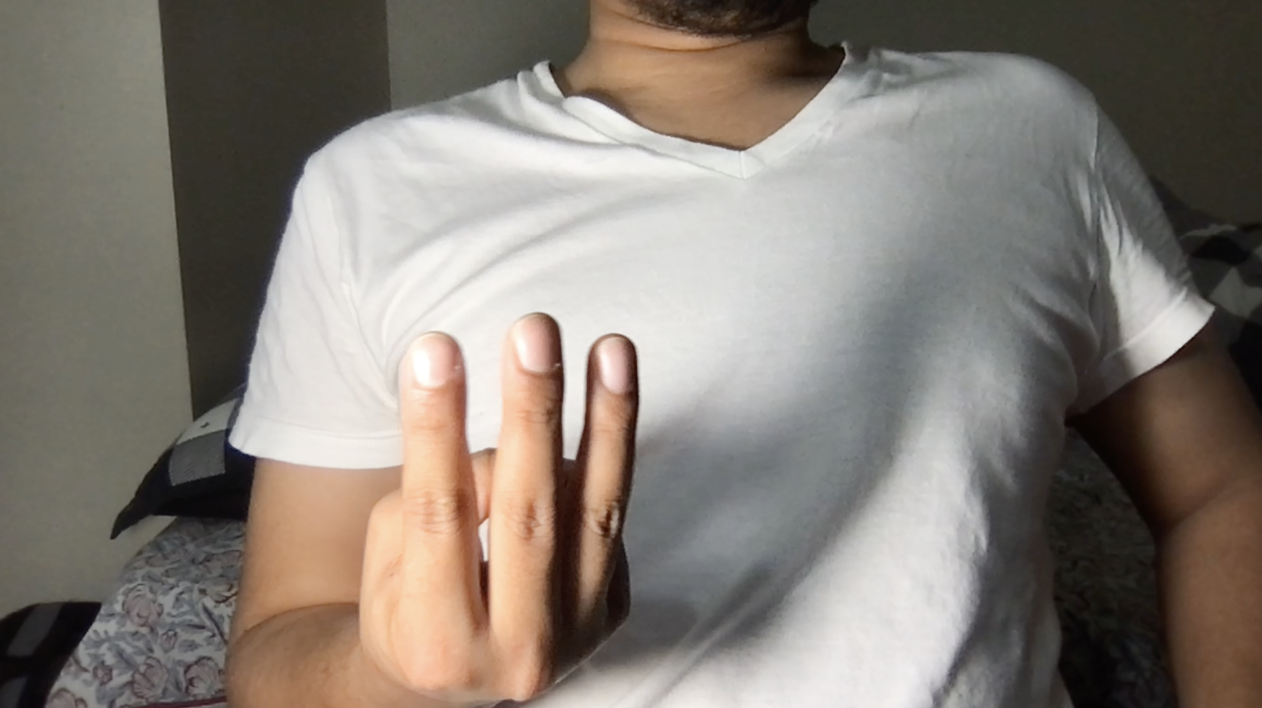
#> input picture W/Screenshot 2026-11-03 at 21.44.26.png, 2524 x 1416 px (shown at 1/2 size)
$ python -i preprocess.py   (imports and definitions only)
#> lines starting #> are read from the running program, lines starting #| are printed output that depends on the picture
#> further down, picture is the input picture: shape (1416, 2524, 3); mean B, G, R 117.3, 125.2, 133.1
"""
Preprocessing experiments for two-handed sign recognition (noisy backgrounds).

Usage:
    pip install opencv-python mediapipe numpy
    python preprocess_experiments.py --input dataset/ --output out/ --pipelines all --preview

Input layout:   dataset/<CLASS>/image.jpg   (or a flat folder -> label "unlabeled")
Output layout:  out/<pipeline>/<CLASS>/image.png, out/overlay/..., out/preview/...,
                out/failures.csv, out/landmarks.csv (P9)

Pipelines
    P0  baseline: grayscale + resize (no segmentation)
    P1  author's: HSV threshold -> blur -> largest contour -> median/morph (silhouette)
    P2  author's + Canny
    P3  CLAHE -> MediaPipe crop -> grayscale                 (cheap background removal)
    P4  hull+GrabCut+adaptive-skin mask -> CLAHE -> masked RGB
    P5  binary silhouette from the same mask
    P6  Canny edges restricted to the mask (no boundary artifact)
    P7  3-channel stack: [masked gray, edges, mask]
    P8  landmark skeleton on a black canvas
    P9  normalised landmark coordinates (CSV, for an MLP/SVM; no image)

Note: uses the legacy mediapipe `mp.solutions.hands` API (works on mediapipe 0.10.x).
"""
import argparse
import csv
from pathlib import Path
from types import SimpleNamespace

import cv2
import mediapipe as mp
import numpy as np

IMG_EXT = {".jpg", ".jpeg", ".png", ".bmp", ".webp"}
HAND_CONNECTIONS = list(mp.solutions.hands.HAND_CONNECTIONS)


# ----------------------------------------------------------------------------
# Lighting / enhancement
# ----------------------------------------------------------------------------
def clahe_lab(img, clip=2.0):
#> called with clip = 2
    lab = cv2.cvtColor(img, cv2.COLOR_BGR2LAB)
#> lab: shape (1416, 2524, 3); mean of channels 0, 1, 2 132.1, 129.8, 133.6
    l, a, b = cv2.split(lab)
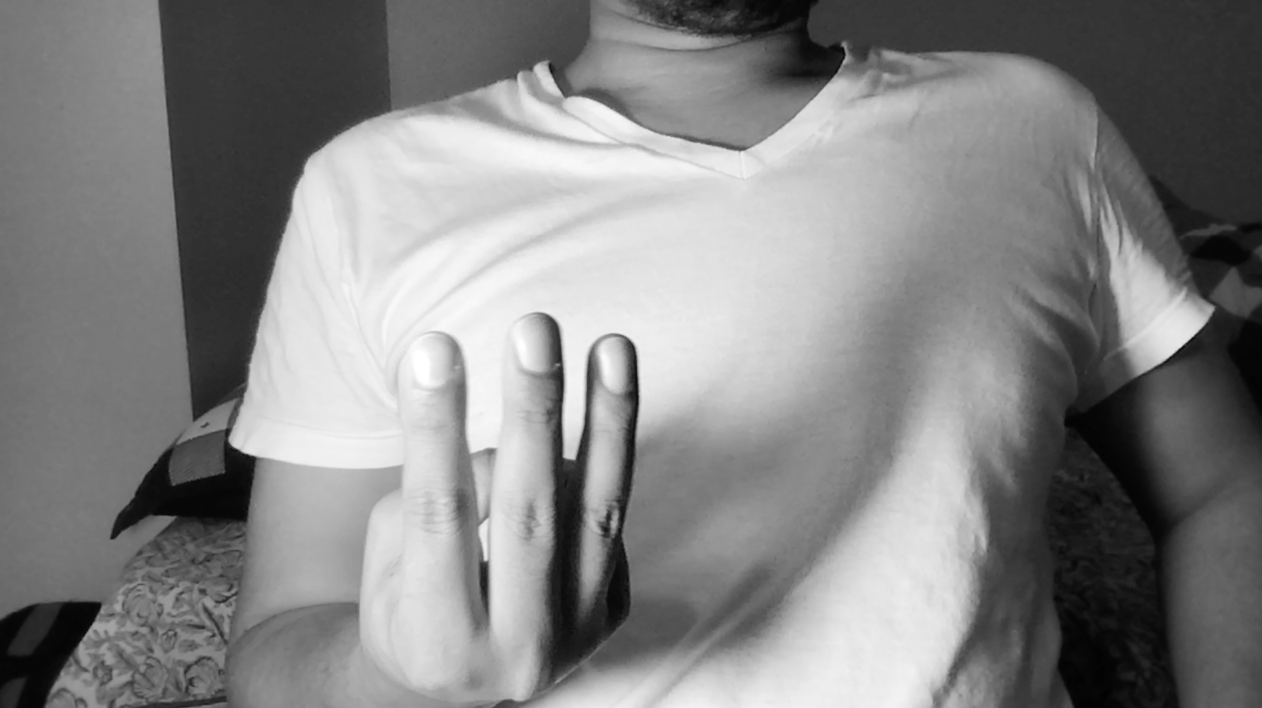
#> l: shape (1416, 2524) (shown at 1/2 size); min 1, max 255, mean 132.1
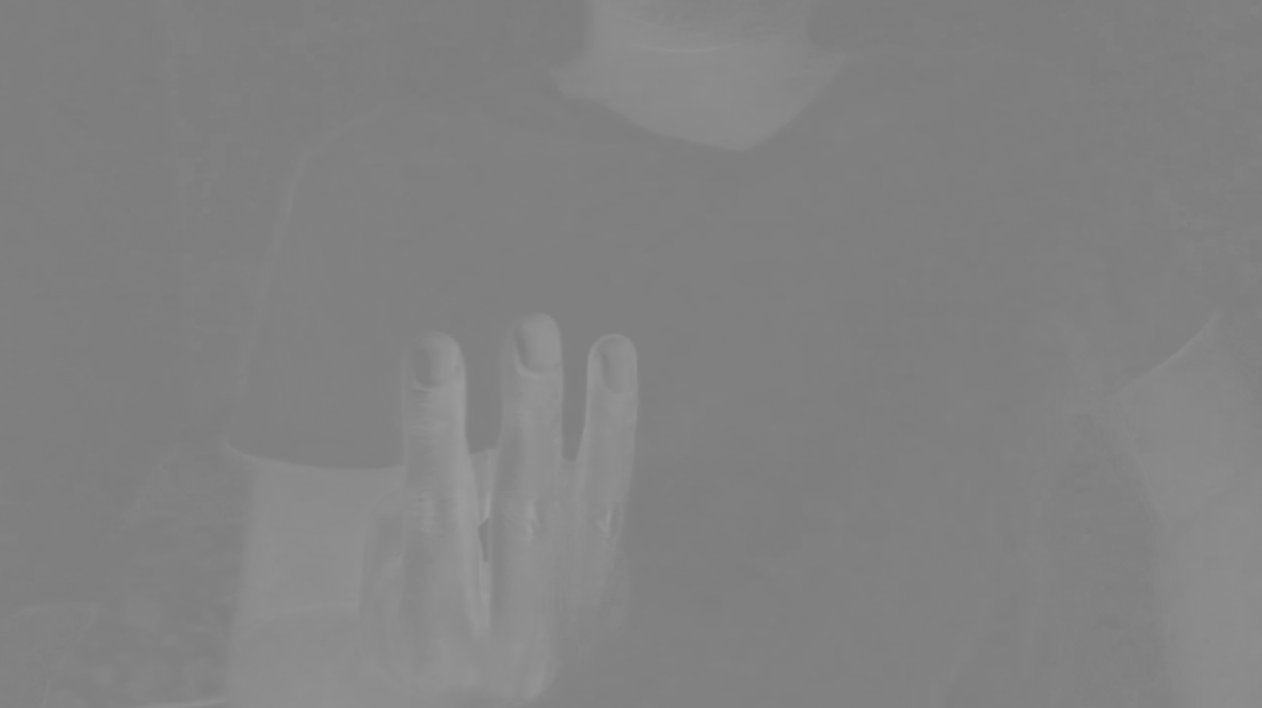
#> a: shape (1416, 2524) (shown at 1/2 size); min 124, max 158, mean 129.8
    l = cv2.createCLAHE(clipLimit=clip, tileGridSize=(8, 8)).apply(l)
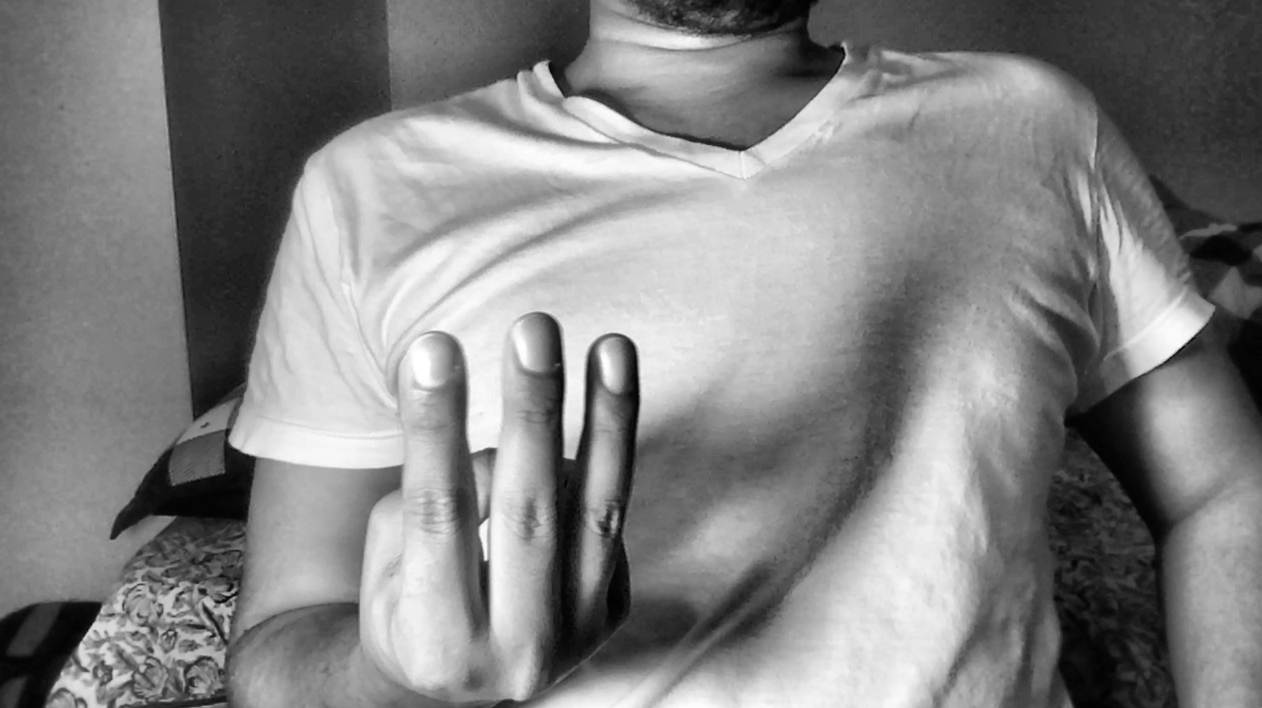
#> l: shape (1416, 2524) (shown at 1/2 size); min 1, max 255, mean 130.5
    return cv2.cvtColor(cv2.merge((l, a, b)), cv2.COLOR_LAB2BGR)
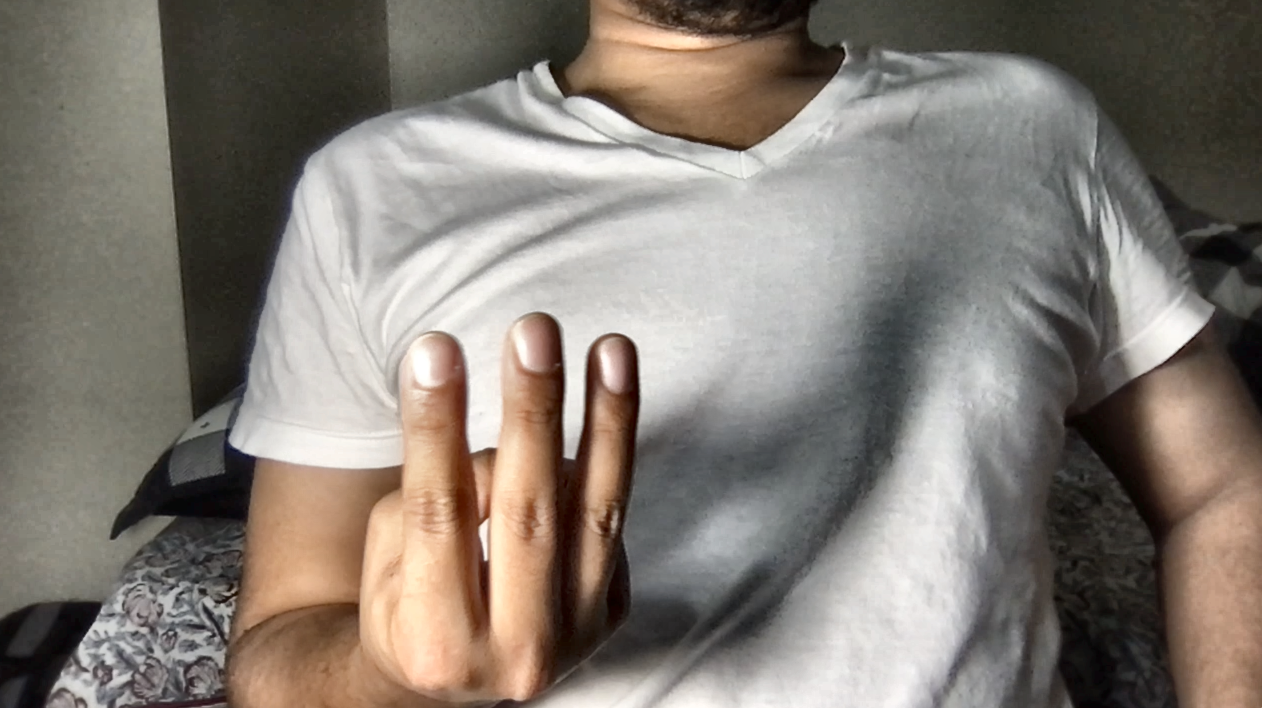
#> returned value: shape (1416, 2524, 3) (shown at 1/2 size); mean B, G, R 115.5, 123.5, 131.3


def gamma_correct(img, g):
    table = np.array([(i / 255.0) ** (1.0 / g) * 255 for i in range(256)], np.uint8)
    return cv2.LUT(img, table)


def for_detection(img):
    """Enhanced COPY used only to help MediaPipe find hands in dark/blurry frames."""
    out = clahe_lab(img)
    if out.mean() < 80:
        out = gamma_correct(out, 1.6)
    return out


# [33 lines left out: functions limit_side, make_detector, detect_hands, not called in this run]


# ----------------------------------------------------------------------------
# Mask building: hull + GrabCut + adaptive skin
# ----------------------------------------------------------------------------
def ellipse(k):
    k = max(3, int(k)) | 1
    return cv2.getStructuringElement(cv2.MORPH_ELLIPSE, (k, k))


# [99 lines left out: functions hull_masks, adaptive_skin, run_grabcut, keep_largest, build_mask, get_box and 2 more, not called in this run]


# ----------------------------------------------------------------------------
# Pipelines
# ----------------------------------------------------------------------------
def p0_baseline(img, size):
    g = cv2.cvtColor(img, cv2.COLOR_BGR2GRAY)
    return cv2.resize(g, (size, size), interpolation=cv2.INTER_AREA)


# [28 lines left out: functions author_hsv, p3_crop_gray, not called in this run]


def p4_masked_rgb(c):
    return square_resize(c.masked, c.box, c.size)


def p5_silhouette(c):
    s = square_resize(c.mask, c.box, c.size)
    return (s > 127).astype(np.uint8) * 255


# [5 lines left out: function edges_in_mask, not called in this run]


def p6_edges(c):
    return square_resize(edges_in_mask(c), c.box, c.size, cv2.INTER_NEAREST)


# [29 lines left out: functions p7_stack, p8_skeleton, landmark_features, not called in this run]


# name -> (function, needs_detection, folder name)
PIPELINES = {
    "P0": (lambda img, c, s: p0_baseline(img, s), False, "P0_baseline_gray"),
    "P1": (lambda img, c, s: author_hsv(img, s), False, "P1_author_hsv"),
    "P2": (lambda img, c, s: author_hsv(img, s, canny=True), False, "P2_author_canny"),
    "P3": (lambda img, c, s: p3_crop_gray(c), True, "P3_crop_gray"),
    "P4": (lambda img, c, s: p4_masked_rgb(c), True, "P4_masked_rgb"),
    "P5": (lambda img, c, s: p5_silhouette(c), True, "P5_silhouette"),
    "P6": (lambda img, c, s: p6_edges(c), True, "P6_edges_masked"),
    "P7": (lambda img, c, s: p7_stack(c), True, "P7_stack3"),
    "P8": (lambda img, c, s: p8_skeleton(c), True, "P8_skeleton"),
    "P9": (lambda img, c, s: landmark_features(c.hands), True, "P9_landmarks"),
}


# ----------------------------------------------------------------------------
# Output helpers
# ----------------------------------------------------------------------------
def to_bgr(x):
    return cv2.cvtColor(x, cv2.COLOR_GRAY2BGR) if x.ndim == 2 else x


# [102 lines left out: functions save_overlay, save_preview, main, not called in this run]


# [2 lines not run here, left out]

>>> import cv2
>>> picture = cv2.imread('../W/Screenshot 2026-11-03 at 21.44.26.png')
>>> result = for_detection(picture)
